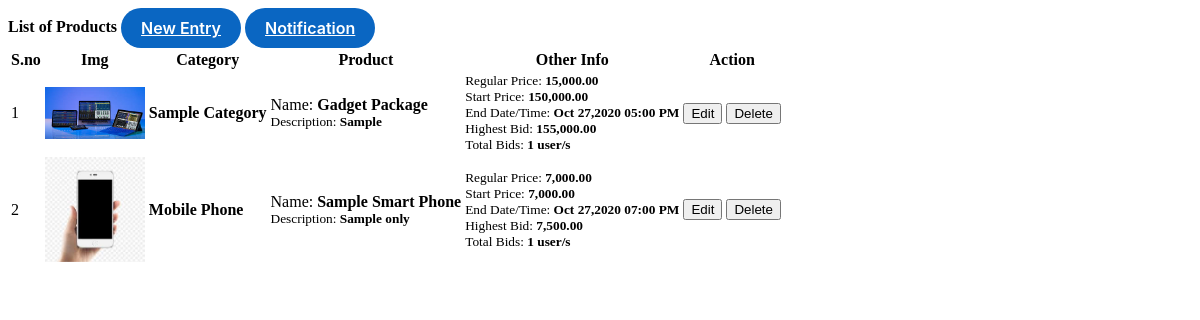
Screenshot of /user_prod.php with the database file from the repository.
### tables this page shows
CREATE TABLE `products` (
  `id` int(30) NOT NULL,
  `contact` BIGINT(20) NOT NULL,
  `address` TEXT NOT NULL,
  `username` VARCHAR(200) NOT NULL,
  `category_id` int(30) NOT NULL,
  `name` varchar(200) NOT NULL,
  `description` text NOT NULL,
  `start_bid` float NOT NULL,
  `regular_price` float NOT NULL,
  `bid_end_datetime` datetime NOT NULL,
  `img_fname` text NOT NULL,
  `date_created` datetime NOT NULL DEFAULT current_timestamp(),
  `buyer_id` BIGINT(20) NOT NULL,
  `seller_authId` BIGINT(20) NOT NULL,
  `bid_amt` BIGINT(20) NOT NULL
);

CREATE TABLE `bids` (
  `id` int(30) NOT NULL,
  `user_id` int(30) NOT NULL,
  `product_id` int(30) NOT NULL,
  `bid_amount` float NOT NULL,
  `status` tinyint(1) NOT NULL DEFAULT 1 COMMENT '1=bid,2=confirmed,3=cancelled',
  `date_created` datetime NOT NULL DEFAULT current_timestamp() ON UPDATE current_timestamp(),
  `seller_id` BIGINT(20) NOT NULL
);

### user_prod.php (the view, shortened to what this page needs)
<?php include('admin/db_connect.php');?>
<div class="container-fluid">
	<div class="col-lg-12">
		<div class="row">
			<div class="col-md-12">
				<div class="card">
					<div class="card-header">
						<b>List of Products</b>
						<span class="float:right"><a class="button-18 float-right" href="index.php?page=post_auction" id="new_product">New Entry</a></span>
				        <span class="float:right"><a class="button-18 float-right" href="index.php?page=notification" id="new_product">Notification</a></span>
					</div>
					<div class="card-body">
						<table class="table table-condensed table-bordered table-hover">
							<thead>
								<tr>
									<th class="text-center">S.no</th>
									<th class="">Img</th>
									<th class="">Category</th>
									<th class="">Product</th>
									<th class="">Other Info</th>
									<th class="text-center">Action</th>
								</tr>
							</thead>
							<tbody>
								<?php
								$i = 1;
								$cat = array();
								$cat[] = '';
								$qry = $conn->query("SELECT * FROM categories ");
								while($row = $qry->fetch_assoc()){
									$cat[$row['id']] = $row['name'];
								}
								$sessionId = $_SESSION['login_id'];
								$products = $conn->query("SELECT * FROM products where seller_authId = '$sessionId' order by name asc ");
								while($row=$products->fetch_assoc()):
									$get = $conn->query("SELECT * FROM bids where product_id = {$row['id']} order by bid_amount desc limit 1 ");
									$bid = $get->num_rows > 0 ? $get->fetch_array()['bid_amount'] : 0 ;
									$tbid = $conn->query("SELECT distinct(user_id) FROM bids where product_id = {$row['id']} ")->num_rows;
								?>
								<tr data-id= '<?php echo $row['id'] ?>'>
									<td class="text-center"><?php echo $i++ ?></td>
									<td class="">
										 <div class="row justify-content-center">
										 	<img class="userimg" src="<?php echo 'admin/assets/uploads/'.$row['img_fname'] ?>" alt="">
										 </div>
									</td>
									<td>
										 <p> <b><?php echo ucwords($cat[$row['category_id']]) ?></b></p>
									</td>
									<td class="">
										 <p>Name: <b><?php echo ucwords($row['name']) ?></b></p>
										 <p><small>Description: <b><?php echo $row['description'] ?></b></small></p>
									</td>
									<td>
										 <p><small>Regular Price: <b><?php echo number_format($row['regular_price'],2) ?></b></small></p>
										 <p><small>Start Price: <b><?php echo number_format($row['start_bid'],2) ?></b></small></p>
										 <p><small>End Date/Time: <b><?php echo date("M d,Y h:i A",strtotime($row['bid_end_datetime'])) ?></b></small></p>
										 <p><small>Highest Bid: <b class="highest_bid"><?php echo number_format($bid,2) ?></b></small></p>
										 <p><small>Total Bids: <b class="total_bid"><?php echo $tbid ?> user/s</b></small></p>
									</td>
									<td class="text-center">
										<button class="btn btn-sm btn-outline-primary edit_product" type="button" data-id="<?php echo $row['id'] ?>" >Edit</button>
										<button class="btn btn-sm btn-outline-danger delete_product" type="button" data-id="<?php echo $row['id'] ?>">Delete</button>
									</td>
								</tr>
								<?php endwhile; ?>
							</tbody>
						</table>
					</div>
				</div>
			</div>
		</div>
	</div>
</div>

### user_prod.php (style rules this page uses)
td { vertical-align: middle !important; }
td p { margin: unset }
table td img { max-width:100px; max-height: 150px; }
.userimg { max-width:100px; max-height: 150px; }
.button-18 { align-items: center; background-color: #0A66C2; border: 0; border-radius: 100px; box-sizing: border-box; color: #ffffff; cursor: pointer; display: inline-flex; font-family: -apple-system, system-ui, system-ui, "Segoe UI", Roboto, "Helvetica Neue", "Fira Sans", Ubuntu, Oxygen, "Oxygen Sans", Cantarell, "Droid Sans", "Apple Color Emoji", "Segoe UI Emoji", "Segoe UI Symbol", "Lucida Grande", Helvetica, Arial, sans-serif; font-size: 16px; font-weight: 600; justify-content: center; line-height: 20px; max-width: 480px; min-height: 40px; min-width: 0px; overflow: hidden; padding: 0px; padding-left: 20px; padding-right: 20px; text-align: center; touch-action: manipulation; transition: background-color 0.167s cubic-bezier(0.4, 0, 0.2, 1) 0s, box-shadow 0.167s cubic-bezier(0.4, 0, 0.2, 1) 0s, color 0.167s cubic-bezier(0.4, 0, 0.2, 1) 0s; user-select: none; -webkit-user-select: none; vertical-align: middle; }

### rows the page displays
products: img_fname (picture), category "Sample Category", name "Gadget Package", description "Sample", regular_price "15,000.00", start_bid "150,000.00", bid_end_datetime "Oct 27,2020 05:00 PM", category.bid_amount "155,000.00", tbid "1"
products: img_fname (picture), category "Mobile Phone", name "Sample Smart Phone", description "Sample only", regular_price "7,000.00", start_bid "7,000.00", bid_end_datetime "Oct 27,2020 07:00 PM", bid "7,500.00", tbid "1"
